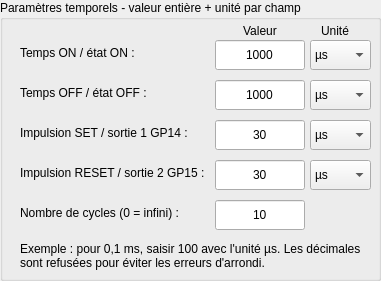
     <widget class="QGroupBox" name="groupBox_parametres_temps">
      <property name="geometry">
       <rect>
        <x>0</x>
        <y>230</y>
        <width>381</width>
        <height>281</height>
       </rect>
      </property>
      <property name="title">
       <string>Paramètres temporels - valeur entière + unité par champ</string>
      </property>
      <widget class="QLabel" name="label_entete_valeur">
       <property name="geometry">
        <rect>
         <x>215</x>
         <y>20</y>
         <width>90</width>
         <height>22</height>
        </rect>
       </property>
       <property name="text">
        <string>Valeur</string>
       </property>
       <property name="alignment">
        <set>Qt::AlignmentFlag::AlignCenter</set>
       </property>
      </widget>
      <widget class="QLabel" name="label_entete_unite">
       <property name="geometry">
        <rect>
         <x>290</x>
         <y>20</y>
         <width>90</width>
         <height>22</height>
        </rect>
       </property>
       <property name="text">
        <string>Unité</string>
       </property>
       <property name="alignment">
        <set>Qt::AlignmentFlag::AlignCenter</set>
       </property>
      </widget>
      <widget class="QLabel" name="label_temps_on">
       <property name="geometry">
        <rect>
         <x>20</x>
         <y>40</y>
         <width>161</width>
         <height>26</height>
        </rect>
       </property>
       <property name="text">
        <string>Temps ON / état ON :</string>
       </property>
      </widget>
      <widget class="QLineEdit" name="lineEdit_temps_on">
       <property name="geometry">
        <rect>
         <x>215</x>
         <y>40</y>
         <width>90</width>
         <height>30</height>
        </rect>
       </property>
       <property name="text">
        <string>1000</string>
       </property>
       <property name="alignment">
        <set>Qt::AlignmentFlag::AlignCenter</set>
       </property>
      </widget>
      <widget class="QComboBox" name="comboBox_unite_on">
       <property name="geometry">
        <rect>
         <x>310</x>
         <y>40</y>
         <width>61</width>
         <height>30</height>
        </rect>
       </property>
       <item>
        <property name="text">
         <string>µs</string>
        </property>
       </item>
       <item>
        <property name="text">
         <string>ms</string>
        </property>
       </item>
       <item>
        <property name="text">
         <string>s</string>
        </property>
       </item>
       <item>
        <property name="text">
         <string>min</string>
        </property>
       </item>
       <item>
        <property name="text">
         <string>h</string>
        </property>
       </item>
      </widget>
      <widget class="QLabel" name="label_temps_off">
       <property name="geometry">
        <rect>
         <x>20</x>
         <y>80</y>
         <width>161</width>
         <height>26</height>
        </rect>
       </property>
       <property name="text">
        <string>Temps OFF / état OFF :</string>
       </property>
      </widget>
      <widget class="QLineEdit" name="lineEdit_temps_off">
       <property name="geometry">
        <rect>
         <x>215</x>
         <y>80</y>
         <width>90</width>
         <height>30</height>
        </rect>
       </property>
       <property name="text">
        <string>1000</string>
       </property>
       <property name="alignment">
        <set>Qt::AlignmentFlag::AlignCenter</set>
       </property>
      </widget>
      <widget class="QComboBox" name="comboBox_unite_off">
       <property name="geometry">
        <rect>
         <x>310</x>
         <y>80</y>
         <width>61</width>
         <height>30</height>
        </rect>
       </property>
       <item>
        <property name="text">
         <string>µs</string>
        </property>
       </item>
       <item>
        <property name="text">
         <string>ms</string>
        </property>
       </item>
       <item>
        <property name="text">
         <string>s</string>
        </property>
       </item>
       <item>
        <property name="text">
         <string>min</string>
        </property>
       </item>
       <item>
        <property name="text">
         <string>h</string>
        </property>
       </item>
      </widget>
      <widget class="QLabel" name="label_impulsion_set">
       <property name="geometry">
        <rect>
         <x>20</x>
         <y>120</y>
         <width>181</width>
         <height>26</height>
        </rect>
       </property>
       <property name="text">
        <string>Impulsion SET / sortie 1 GP14 :</string>
       </property>
      </widget>
      <widget class="QLineEdit" name="lineEdit_impulsion_set">
       <property name="geometry">
        <rect>
         <x>215</x>
         <y>120</y>
         <width>90</width>
         <height>30</height>
        </rect>
       </property>
       <property name="text">
        <string>30</string>
       </property>
       <property name="alignment">
        <set>Qt::AlignmentFlag::AlignCenter</set>
       </property>
      </widget>
      <widget class="QComboBox" name="comboBox_unite_set">
       <property name="geometry">
        <rect>
         <x>310</x>
         <y>120</y>
         <width>61</width>
         <height>30</height>
        </rect>
       </property>
       <item>
        <property name="text">
         <string>µs</string>
        </property>
       </item>
       <item>
        <property name="text">
         <string>ms</string>
        </property>
       </item>
       <item>
        <property name="text">
         <string>s</string>
        </property>
       </item>
       <item>
        <property name="text">
         <string>min</string>
        </property>
       </item>
       <item>
        <property name="text">
         <string>h</string>
        </property>
       </item>
      </widget>
      <widget class="QLabel" name="label_impulsion_reset">
       <property name="geometry">
        <rect>
         <x>20</x>
         <y>160</y>
         <width>191</width>
         <height>26</height>
        </rect>
       </property>
       <property name="text">
        <string>Impulsion RESET / sortie 2 GP15 :</string>
       </property>
      </widget>
      <widget class="QLineEdit" name="lineEdit_impulsion_reset">
       <property name="geometry">
        <rect>
         <x>215</x>
         <y>160</y>
         <width>90</width>
         <height>30</height>
        </rect>
       </property>
       <property name="text">
        <string>30</string>
       </property>
       <property name="alignment">
        <set>Qt::AlignmentFlag::AlignCenter</set>
       </property>
      </widget>
      <widget class="QComboBox" name="comboBox_unite_reset">
       <property name="geometry">
        <rect>
         <x>310</x>
         <y>160</y>
         <width>61</width>
         <height>30</height>
        </rect>
       </property>
       <item>
        <property name="text">
         <string>µs</string>
        </property>
       </item>
       <item>
        <property name="text">
         <string>ms</string>
        </property>
       </item>
       <item>
        <property name="text">
         <string>s</string>
        </property>
       </item>
       <item>
        <property name="text">
         <string>min</string>
        </property>
       </item>
       <item>
        <property name="text">
         <string>h</string>
        </property>
       </item>
      </widget>
      <widget class="QLabel" name="label_nombre_cycles">
       <property name="geometry">
        <rect>
         <x>20</x>
         <y>200</y>
         <width>191</width>
         <height>26</height>
        </rect>
       </property>
       <property name="text">
        <string>Nombre de cycles (0 = infini) :</string>
       </property>
      </widget>
      <widget class="QLineEdit" name="lineEdit_nombre_cycles">
       <property name="geometry">
        <rect>
         <x>215</x>
         <y>200</y>
         <width>90</width>
         <height>30</height>
        </rect>
       </property>
       <property name="text">
        <string>10</string>
       </property>
       <property name="alignment">
        <set>Qt::AlignmentFlag::AlignCenter</set>
       </property>
      </widget>
      <widget class="QLabel" name="label_info_unites">
       <property name="geometry">
        <rect>
         <x>20</x>
         <y>220</y>
         <width>361</width>
         <height>71</height>
        </rect>
       </property>
       <property name="text">
        <string>Exemple : pour 0,1 ms, saisir 100 avec l'unité µs. Les décimales sont refusées pour éviter les erreurs d'arrondi.</string>
       </property>
       <property name="wordWrap">
        <bool>true</bool>
       </property>
      </widget>
     </widget>
